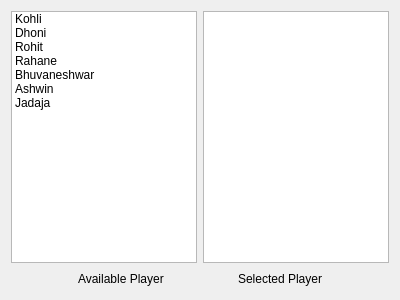
<?xml version="1.0" encoding="UTF-8"?>
<ui version="4.0">
 <class>Form</class>
 <widget class="QWidget" name="Form">
  <property name="geometry">
   <rect>
    <x>0</x>
    <y>0</y>
    <width>400</width>
    <height>300</height>
   </rect>
  </property>
  <property name="windowTitle">
   <string>Form</string>
  </property>
  <layout class="QVBoxLayout" name="verticalLayout">
   <item>
    <layout class="QHBoxLayout" name="horizontalLayout">
     <item>
      <widget class="QListWidget" name="list1">
       <item>
        <property name="text">
         <string>Kohli</string>
        </property>
       </item>
       <item>
        <property name="text">
         <string>Dhoni</string>
        </property>
       </item>
       <item>
        <property name="text">
         <string>Rohit</string>
        </property>
       </item>
       <item>
        <property name="text">
         <string>Rahane</string>
        </property>
       </item>
       <item>
        <property name="text">
         <string>Bhuvaneshwar</string>
        </property>
       </item>
       <item>
        <property name="text">
         <string>Ashwin</string>
        </property>
       </item>
       <item>
        <property name="text">
         <string>Jadaja</string>
        </property>
       </item>
      </widget>
     </item>
     <item>
      <spacer name="horizontalSpacer_2">
       <property name="orientation">
        <enum>Qt::Horizontal</enum>
       </property>
       <property name="sizeHint" stdset="0">
        <size>
         <width>40</width>
         <height>20</height>
        </size>
       </property>
      </spacer>
     </item>
     <item>
      <widget class="QListWidget" name="list2"/>
     </item>
    </layout>
   </item>
   <item>
    <layout class="QHBoxLayout" name="horizontalLayout_2">
     <item>
      <spacer name="horizontalSpacer_3">
       <property name="orientation">
        <enum>Qt::Horizontal</enum>
       </property>
       <property name="sizeHint" stdset="0">
        <size>
         <width>40</width>
         <height>20</height>
        </size>
       </property>
      </spacer>
     </item>
     <item>
      <widget class="QLabel" name="label_2">
       <property name="text">
        <string>Available Player</string>
       </property>
      </widget>
     </item>
     <item>
      <spacer name="horizontalSpacer">
       <property name="orientation">
        <enum>Qt::Horizontal</enum>
       </property>
       <property name="sizeHint" stdset="0">
        <size>
         <width>40</width>
         <height>20</height>
        </size>
       </property>
      </spacer>
     </item>
     <item>
      <widget class="QLabel" name="label">
       <property name="text">
        <string>Selected Player</string>
       </property>
      </widget>
     </item>
     <item>
      <spacer name="horizontalSpacer_4">
       <property name="orientation">
        <enum>Qt::Horizontal</enum>
       </property>
       <property name="sizeHint" stdset="0">
        <size>
         <width>40</width>
         <height>20</height>
        </size>
       </property>
      </spacer>
     </item>
    </layout>
   </item>
  </layout>
 </widget>
 <resources/>
 <connections/>
</ui>
